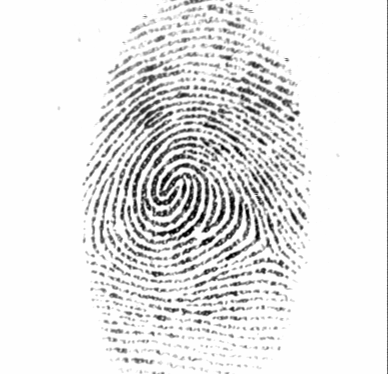
%> input picture 综合作业1/77_8.bmp, 388 x 374 px
$ octave fingerprint1.m   (GNU Octave 9; MATLAB toolbox functions it lacks are replaced by stand-ins)
%> lines starting %> are read from the running program, lines starting %| are printed output that depends on the picture; in (x1, y1, x2, y2) boxes, pixels count from 0 and x2, y2 are one past the last pixel; in counts of white or black regions, pixels touching at a corner belong together; the program's own positions count from 1
close all;
clear all;
I = imread('.\77_8.bmp');
%> I is the input picture: size 374x388 uint8; min 1, max 254, mean 229.5
I = im2double(I);
%> I: size 374x388 double
imshow(I)
%对图像分块DFT
[M,N] = size(I);
%> M = 374; N = 388
a = 8 - mod(M,8);
%> a = 2
b = 8 - mod(N,8);
%> b = 4
%图像长宽补为8的倍数
I1 = padarray(I,[a b],'replicate', 'post');
%在图像周围补一圈
I2 = padarray(I1,[12 12],'replicate','both');
F = zeros(M+a,N+b);
%方向图
orientation = zeros((M+a)/8,(N+b)/8);
%频率图
frequency = zeros((M+a)/8,(N+b)/8);
%前背景图
mask = zeros((M+a)/8,(N+b)/8);
pic = zeros(M+a,N+b);
%背景阈值
threshold = 1.5;
threshold2 = 0.035;
for i = 1:(M+a)/8
    for j = 1:(N+b)/8
        pic(8*i-6:8*i-1,8*j-4) = 1;
        %分块DFT变换
        temp_F = fftshift(fft2(I2(8*i-7:8*i+24,8*j-7:8*j+24)));
        temp_FF=log(1+abs(temp_F));
        %根据分块DFT的均值和方差判断是否为指纹
        average = mean2(temp_FF(13:20,13:20));
        std = std2(I1(8*i-7:8*i,8*j-7:8*j));
        if average > threshold && std >threshold2
           mask(i,j)= 1;
           dc_freq = temp_FF(17,17);
           %计算方向图 需要将直流分量置0
           temp_FF(17,17) = 0;
           [~, index] = max(temp_FF(:));
           [y1, x1] = ind2sub([32,32],index);
           %计算方向图和频率图
           orientation_local = atan2(y1-17, x1-17);
           frequency_local = sqrt((y1-17)^2+(x1-17)^2)/32;
           orientation(i,j) = orientation_local;
           frequency(i,j) = frequency_local;
           temp_FF(17,17) = dc_freq;
           %取出中心8x8
           F(8*i-7:8*i,8*j-7:8*j) = temp_F(13:20,13:20);
           pic(8*i-7:8*i,8*j-7:8*j) = imrotate(pic(8*i-7:8*i,8*j-7:8*j),-orientation_local*180/pi,'nearest','crop');
        else
           I1(8*i-7:8*i,8*j-7:8*j) = 0;
        end
    end
end
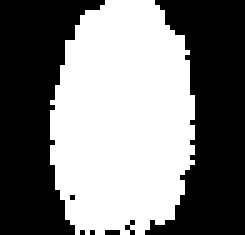
%> mask: size 47x49 double (shown 5 times larger); values 0 (black) and 1 (white), 48.6% white; 1 white region, box (x1, y1, x2, y2) and area: (10, 0, 39, 47) 1119
%> pic: size 376x392 double; values 0 (black) and 1 (white), 9.4% white in thin lines or dots
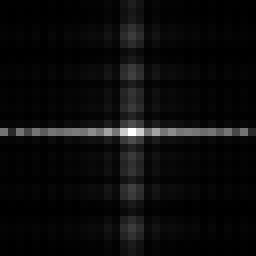
%> temp_FF: size 32x32 double (shown 8 times larger); min 0.00297, max 6.54, mean 0.293; drawn with min black and max white
%> after the loop, dc_freq = 6.88; frequency_local = 0.0312; index = 497; orientation_local = 3.14; x1 = 16; y1 = 17
%分块DFT图
F1 = log(1+abs(F));
figure;
imshow(F1,[]),title('分块DFT图');
I3 = I1+pic;

%平滑方向图
orientation_double = 2*orientation;
orientation_cos = cos(orientation_double);
orientation_sin = sin(orientation_double);
w = fspecial('gaussian',[3,3],1);
w2 = fspecial('gaussian',[3,3],0.2);
orientation_cos2 = imfilter(orientation_cos,w);
orientation_sin2 = imfilter(orientation_sin,w);
orientation_new = 0.5*atan2(orientation_sin2,orientation_cos2);
figure;
subplot(2,3,1),imshow(F1,[]),title('分块DFT图');
subplot(2,3,2),quiver(cos(orientation+pi/2), sin(orientation+pi/2)),title('平滑前的方向图');
axis ij;
set(gca,'YLim',[0 50]);
set(gca,'XLim',[0 50]);
subplot(2,3,3),quiver(cos(orientation_new+pi/2), sin(orientation_new+pi/2)),title('平滑后的方向图');
axis ij;
set(gca,'YLim',[0 50]);
set(gca,'XLim',[0 50]);
subplot(2,3,4),imshow(mask),title('前背景图');
%平滑频率图
frequency_new = imfilter(frequency,w2);
subplot(2,3,5),imshow(frequency),title('平滑前的频率图');
subplot(2,3,6),imshow(frequency_new),title('平滑后的频率图');
%波长图
wavelengths =1./(frequency_new+eps);
[M,N] = size(I1);
%> M = 376; N = 392
I_result = zeros(M,N);
pic2 = zeros(M,N);
for i =1:M/8
    for j=1:N/8
        pic2(8*i-6:8*i-1,8*j-4) = 1;
        if mean2(I1(8*i-7:8*i,8*j-7:8*j))~=0 && wavelengths(i,j) < 1000
            pic2(8*i-7:8*i,8*j-7:8*j) = imrotate(pic2(8*i-7:8*i,8*j-7:8*j),-orientation_new(i,j)*180/pi,'nearest','crop');
            gaborfilter = generate_gabor(16,-180*orientation_new(i,j)/pi,wavelengths(i,j));
            I_result(8*i-7:8*i,8*j-7:8*j) = imfilter(I1(8*i-7:8*i,8*j-7:8*j),gaborfilter);
        end
    end
end
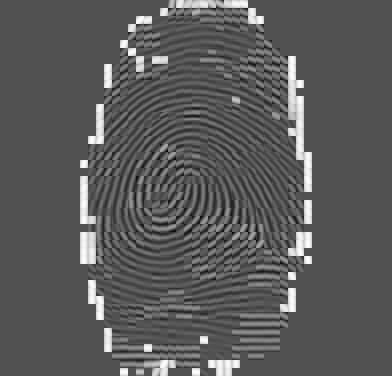
%> I_result: size 376x392 double; min -26.01, max 55.43, mean 3; drawn with min black and max white
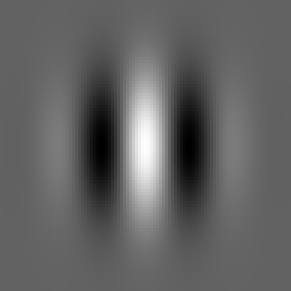
%> gaborfilter: size 97x97 double (shown 3 times larger); min -0.632, max 1, mean 0.00143; drawn with min black and max white
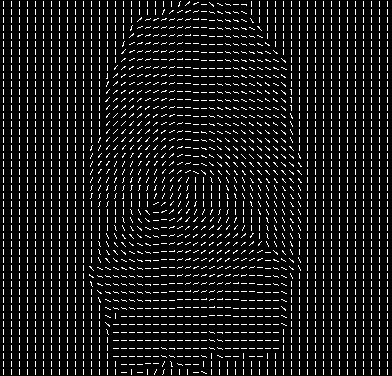
%> pic2: size 376x392 double; values 0 (black) and 1 (white), 9.6% white in thin lines or dots
I1 = I1 +pic2;
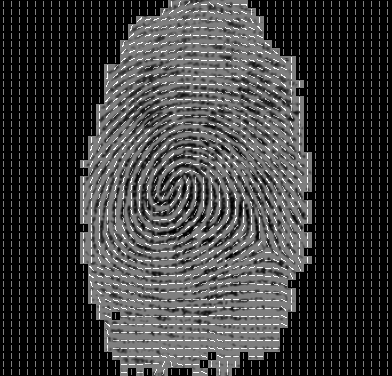
%> I1: size 376x392 double; min 0, max 2, mean 0.487; drawn with min black and max white
figure;
subplot(1,2,1),imshow(I3),title('平滑前的方向图2');
subplot(1,2,2),imshow(I1),title('平滑后的方向图2');
%对最终结果再进行平滑
w = fspecial('gaussian',[5,5],1);
figure;
subplot(1,3,1),imshow(I_result),title('平滑前的结果');
I_result_bin=imbinarize(I_result,0.7);
%> I_result_bin: size 376x392 logical; 28.3% white; 8 white regions (2 under 20 px), largest, box (x1, y1, x2, y2) and area: (80, 0, 312, 376) 40202, (112, 353, 208, 376) 1209, (192, 368, 208, 376) 97, (248, 353, 264, 359) 96, (120, 368, 128, 376) 64, (232, 353, 240, 359) 45
subplot(1,3,2),imshow(I_result_bin),title('二值化的结果');
I_result_smooth = imfilter(I_result_bin,w);
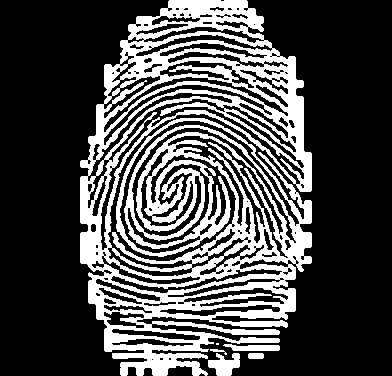
%> I_result_smooth: size 376x392 logical; 28.8% white; 6 white regions (1 under 20 px), largest, box (x1, y1, x2, y2) and area: (80, 0, 312, 376) 41560, (208, 353, 240, 376) 466, (223, 344, 280, 351) 298, (248, 353, 264, 359) 92, (210, 349, 227, 355) 40
subplot(1,3,3),imshow(I_result_smooth),title('平滑后的结果');
imwrite(I_result_smooth,'.\1_result.bmp');

$ run again, with 综合作业1/23_2.bmp copied over 综合作业1/77_8.bmp
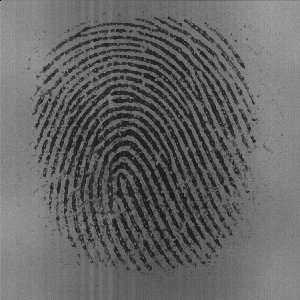
%> input picture 综合作业1/23_2.bmp, 300 x 300 px
%> I is the input picture: size 300x300 uint8; min 1, max 167, mean 101.6
%> I: size 300x300 double
%> after the loop `for i = 1:(M+a)/8`: dc_freq = 5.83; frequency_local = 0.0312; index = 528; orientation_local = -1.57; x1 = 17; y1 = 16
%> after the loop `for i =1:M/8`:
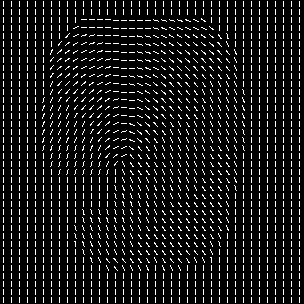
%> pic2: size 304x304 double; values 0 (black) and 1 (white), 9.6% white in thin lines or dots
%> I_result_bin: size 304x304 logical; 29.9% white; 9 white regions (1 under 20 px), largest, box (x1, y1, x2, y2) and area: (24, 16, 264, 272) 26626, (104, 118, 168, 160) 302, (120, 60, 192, 109) 270
%> `I_result_smooth = imfilter(I_result_bin,w);`:
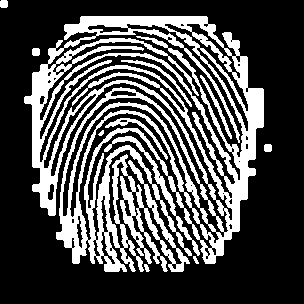
%> I_result_smooth: size 304x304 logical; 30.3% white; 11 white regions, largest, box (x1, y1, x2, y2) and area: (24, 16, 264, 272) 26153, (104, 136, 200, 256) 761, (105, 118, 168, 160) 302
